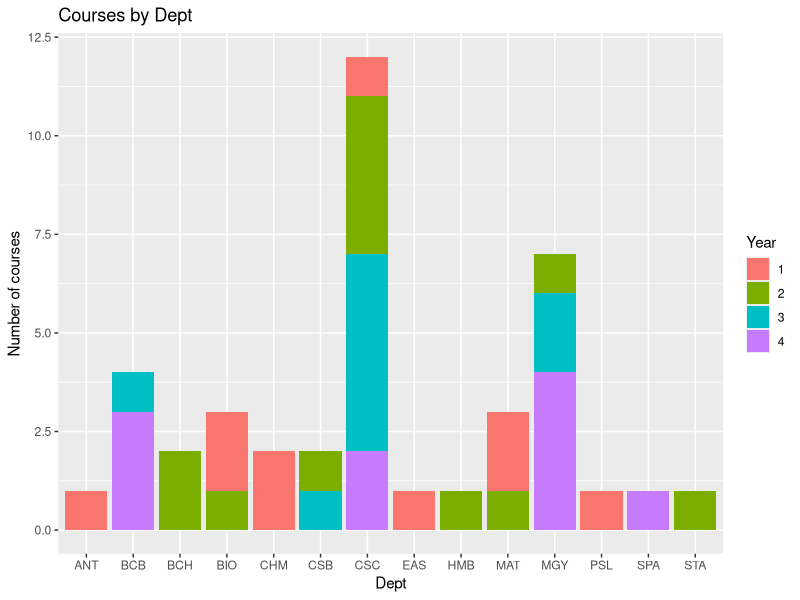

Generate this figure with R:
## ---- chunk 1
knitr::opts_chunk$set(echo = FALSE,
                      warning = FALSE, # suppressing warning messages
                      message = FALSE,
                      knitr.kable.max_rows = 6)

# attach any relevant packages
library("knitr")
library("ggplot2")
library("dplyr")
library("rmarkdown")

# read the data files
courses <- read.csv(file = "courses.csv")
hobbies <- read.csv(file = "hobbies.csv")
## ---- chunk 2
# generate table with knitr::kable()
colnames(courses) <- c("Course Dept", "Course Code", "Year", "Type")
paged_table(courses, options=list(rows.print=5))
## ---- chunk 3
## organize the data for plotting
# idk what to do here

# generate plot 
ggplot2::ggplot(data=courses,
                mapping=aes(x=`Course Dept`,
                            fill=as.factor(`Year`))) +
  ggplot2::geom_bar(position="stack",
                    show.legend=T) +
  ggplot2::labs(title="Courses by Dept",
                x="Dept",
                y="Number of courses",
                fill="Year")

## ---- chunk 4
paged_table(hobbies, options=list(rows.print=5))
